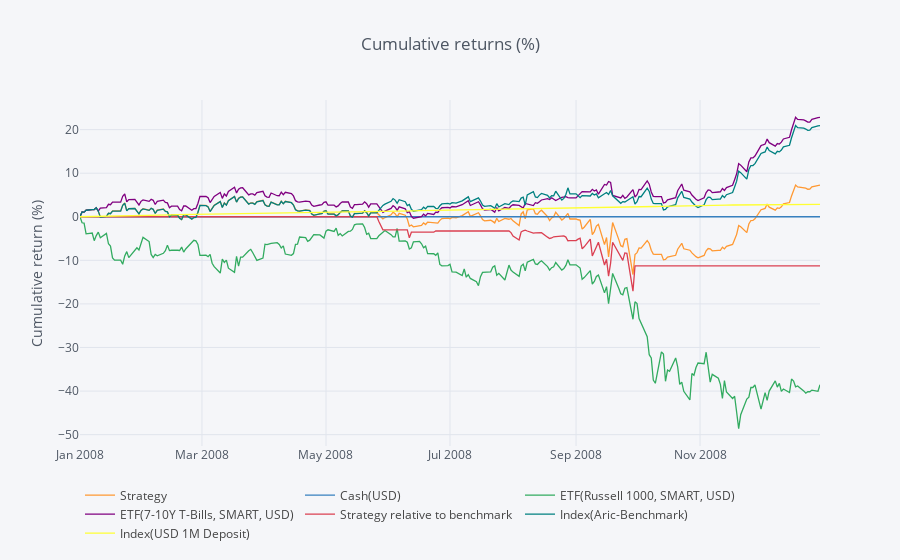
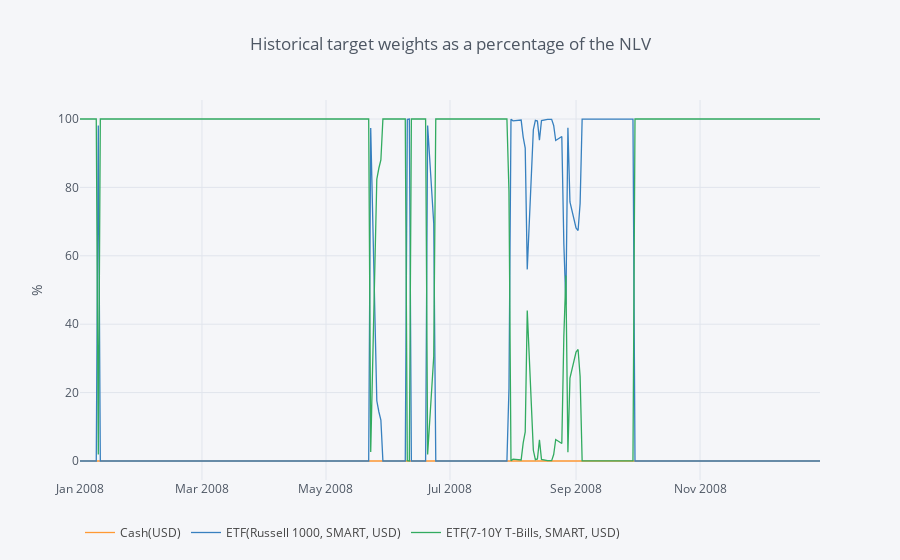
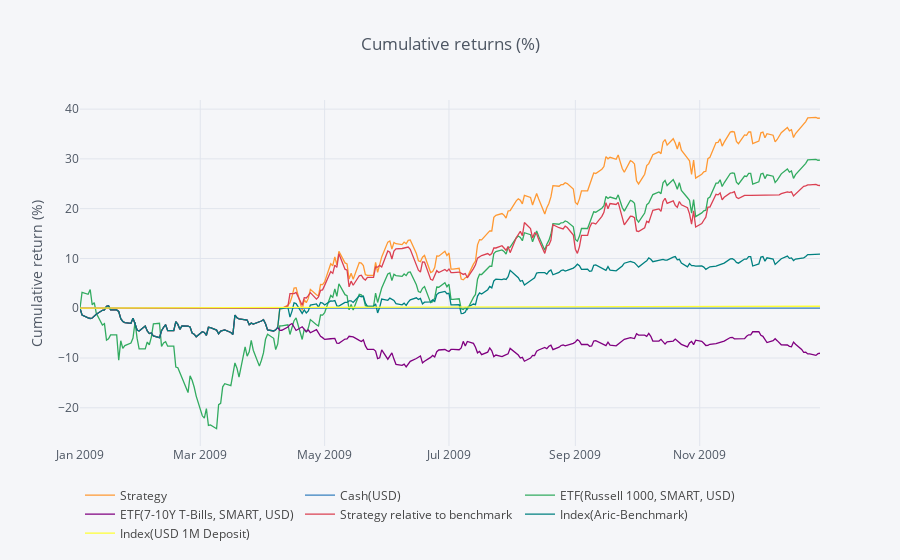
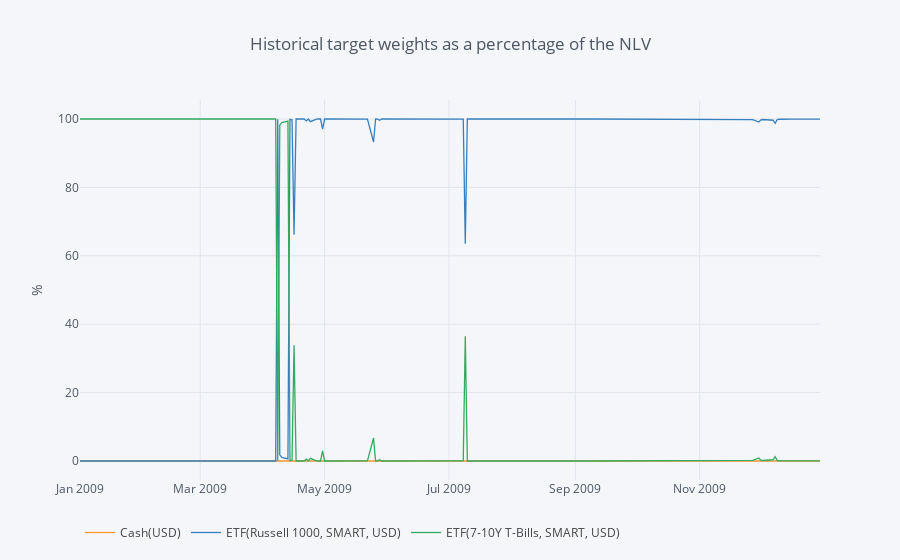

Notebook cell for these charts, in order:
### Code cell
levels = list()
mappings = pd.DataFrame()
mapping_functions = dict()
for year, policy in policies.items():
    print('_______________________________________{}____________________________________________'.format(year))
    
    env_config = env_configs[year]
    env = env_cls(env_config)
    episode = env.sample_episode(
        fold='test-set',
        policy=policy,
    )
    renderer = env.render(
        benchmark=env._load_benchmark().squeeze().loc[str(year)],
        risk_free=env._load_risk_free().squeeze().loc[str(year)],
    )
    renderer.plotly_report()
    renderer.tearsheet()
    
    levels.append(renderer.level.to_frame().pct_change())
    
    
    
    actions = pd.DataFrame(episode.actions, index=episode.time, columns=env.action_space.contracts[1:])
    states = pd.DataFrame(episode.states, index=episode.time)
    target_russell = actions[actions.columns[0]]
    mapping = states[0].to_frame('GAIA Predictor').join(target_russell)
    mappings = mappings.append(mapping)
    
    
    
    this_mapping = dict()
    env.reset()
    for predictor in np.linspace(-0.01, 0.01, 500):
        from trading_gym.registry.gaia.v7.env import EventGAIAPredictor
        from scipy.special import softmax
        event = EventGAIAPredictor(time=datetime.now(), equities=predictor)
        env.add_event(event)
        state = env.state.get_values()

        _, _, info = policy.compute_single_action(state, [])
        logits = info['behaviour_logits']
        action = softmax(logits)
        target_weight_equity = action[0]
        this_mapping[predictor] = target_weight_equity
    mapping_functions[year] = this_mapping

### Figure 1 — Plotly figure (JSON) as saved in the notebook; plotly's stock layout.template omitted (floating-point values rounded to 4 significant figures; data arrays with more than 128 entries replaced by an {"elided": "..."} marker saying what was removed)
{"data": [{"line": {"color": "rgba(255, 153, 51, 1.0)", "dash": "solid", "shape": "linear", "width": 1.3}, "mode": "lines", "name": "Strategy", "text": "", "type": "scatter", "uid": "7d4b85bd-29f5-4fb3-a90e-fbb0fc73a623", "x": {"elided": "261 str values"}, "y": {"elided": "261 float values"}}, {"line": {"color": "rgba(55, 128, 191, 1.0)", "dash": "solid", "shape": "linear", "width": 1.3}, "mode": "lines", "name": "Cash(USD)", "text": "", "type": "scatter", "uid": "06b53310-16af-48b3-8e74-16e58eaf1d49", "x": {"elided": "261 str values"}, "y": {"elided": "261 int values"}}, {"line": {"color": "rgba(50, 171, 96, 1.0)", "dash": "solid", "shape": "linear", "width": 1.3}, "mode": "lines", "name": "ETF(Russell 1000, SMART, USD)", "text": "", "type": "scatter", "uid": "889257a7-a8b1-434b-89c0-01297a3daf20", "x": {"elided": "261 str values"}, "y": {"elided": "261 float values"}}, {"line": {"color": "rgba(128, 0, 128, 1.0)", "dash": "solid", "shape": "linear", "width": 1.3}, "mode": "lines", "name": "ETF(7-10Y T-Bills, SMART, USD)", "text": "", "type": "scatter", "uid": "864ffb7f-880b-4dd5-ae3f-e2b8e4670728", "x": {"elided": "261 str values"}, "y": {"elided": "261 float values"}}, {"line": {"color": "rgba(219, 64, 82, 1.0)", "dash": "solid", "shape": "linear", "width": 1.3}, "mode": "lines", "name": "Strategy relative to benchmark", "text": "", "type": "scatter", "uid": "58beaa44-a400-4a0f-9c6e-358c9721cb41", "x": {"elided": "261 str values"}, "y": {"elided": "261 float values"}}, {"line": {"color": "rgba(0, 128, 128, 1.0)", "dash": "solid", "shape": "linear", "width": 1.3}, "mode": "lines", "name": "Index(Aric-Benchmark)", "text": "", "type": "scatter", "uid": "092fb82a-73c3-4b30-9123-d1ed6f900795", "x": {"elided": "261 str values"}, "y": {"elided": "261 float values"}}, {"line": {"color": "rgba(255, 255, 51, 1.0)", "dash": "solid", "shape": "linear", "width": 1.3}, "mode": "lines", "name": "Index(USD 1M Deposit)", "text": "", "type": "scatter", "uid": "08464f33-28e3-43b5-b1b8-3c919cf66c17", "x": {"elided": "261 str values"}, "y": {"elided": "261 float values"}}], "layout": {"legend": {"orientation": "h"}, "paper_bgcolor": "#F5F6F9", "plot_bgcolor": "#F5F6F9", "showlegend": true, "title": {"font": {"color": "#4D5663"}, "text": "Cumulative returns (%)"}, "xaxis": {"gridcolor": "#E1E5ED", "showgrid": true, "tickfont": {"color": "#4D5663"}, "title": {"font": {"color": "#4D5663"}, "text": ""}, "zerolinecolor": "#E1E5ED"}, "yaxis": {"gridcolor": "#E1E5ED", "showgrid": true, "tickfont": {"color": "#4D5663"}, "title": {"font": {"color": "#4D5663"}, "text": "Cumulative return (%)"}, "zerolinecolor": "#E1E5ED"}}}

### Figure 2 — Plotly figure (JSON) as saved in the notebook; plotly's stock layout.template omitted (floating-point values rounded to 4 significant figures; data arrays with more than 128 entries replaced by an {"elided": "..."} marker saying what was removed)
{"data": [{"line": {"color": "rgba(255, 153, 51, 1.0)", "dash": "solid", "shape": "linear", "width": 1.3}, "mode": "lines", "name": "Cash(USD)", "text": "", "type": "scatter", "uid": "2f2bbf68-ccbf-4fba-a5bf-d050c5fdfea5", "x": {"elided": "261 str values"}, "y": {"elided": "261 int values"}}, {"line": {"color": "rgba(55, 128, 191, 1.0)", "dash": "solid", "shape": "linear", "width": 1.3}, "mode": "lines", "name": "ETF(Russell 1000, SMART, USD)", "text": "", "type": "scatter", "uid": "703e95ac-f4a4-4d0f-b4ee-29180f1734ea", "x": {"elided": "261 str values"}, "y": {"elided": "261 float values"}}, {"line": {"color": "rgba(50, 171, 96, 1.0)", "dash": "solid", "shape": "linear", "width": 1.3}, "mode": "lines", "name": "ETF(7-10Y T-Bills, SMART, USD)", "text": "", "type": "scatter", "uid": "a71c7924-bb95-4c27-b4a6-a755712bfc11", "x": {"elided": "261 str values"}, "y": {"elided": "261 float values"}}], "layout": {"legend": {"orientation": "h"}, "paper_bgcolor": "#F5F6F9", "plot_bgcolor": "#F5F6F9", "showlegend": true, "title": {"font": {"color": "#4D5663"}, "text": "Historical target weights as a percentage of the NLV"}, "xaxis": {"gridcolor": "#E1E5ED", "showgrid": true, "tickfont": {"color": "#4D5663"}, "title": {"font": {"color": "#4D5663"}, "text": ""}, "zerolinecolor": "#E1E5ED"}, "yaxis": {"gridcolor": "#E1E5ED", "showgrid": true, "tickfont": {"color": "#4D5663"}, "title": {"font": {"color": "#4D5663"}, "text": "%"}, "zerolinecolor": "#E1E5ED"}}}

### Figure 3 — Plotly figure (JSON) as saved in the notebook; plotly's stock layout.template omitted (floating-point values rounded to 4 significant figures; data arrays with more than 128 entries replaced by an {"elided": "..."} marker saying what was removed)
{"data": [{"line": {"color": "rgba(255, 153, 51, 1.0)", "dash": "solid", "shape": "linear", "width": 1.3}, "mode": "lines", "name": "Strategy", "text": "", "type": "scatter", "uid": "1b3711fb-8c3c-443e-9f73-e31f456be7e1", "x": {"elided": "260 str values"}, "y": {"elided": "260 float values"}}, {"line": {"color": "rgba(55, 128, 191, 1.0)", "dash": "solid", "shape": "linear", "width": 1.3}, "mode": "lines", "name": "Cash(USD)", "text": "", "type": "scatter", "uid": "b71d8110-9976-41fc-a47c-2cf74963fb4e", "x": {"elided": "260 str values"}, "y": {"elided": "260 int values"}}, {"line": {"color": "rgba(50, 171, 96, 1.0)", "dash": "solid", "shape": "linear", "width": 1.3}, "mode": "lines", "name": "ETF(Russell 1000, SMART, USD)", "text": "", "type": "scatter", "uid": "a5c0448b-e457-471b-ac2b-f8d5051fb0df", "x": {"elided": "260 str values"}, "y": {"elided": "260 float values"}}, {"line": {"color": "rgba(128, 0, 128, 1.0)", "dash": "solid", "shape": "linear", "width": 1.3}, "mode": "lines", "name": "ETF(7-10Y T-Bills, SMART, USD)", "text": "", "type": "scatter", "uid": "12523c23-34b0-43f0-b90c-1ac896490787", "x": {"elided": "260 str values"}, "y": {"elided": "260 float values"}}, {"line": {"color": "rgba(219, 64, 82, 1.0)", "dash": "solid", "shape": "linear", "width": 1.3}, "mode": "lines", "name": "Strategy relative to benchmark", "text": "", "type": "scatter", "uid": "5b5a7c1e-7eca-4735-9753-7d94ea5da99a", "x": {"elided": "260 str values"}, "y": {"elided": "260 float values"}}, {"line": {"color": "rgba(0, 128, 128, 1.0)", "dash": "solid", "shape": "linear", "width": 1.3}, "mode": "lines", "name": "Index(Aric-Benchmark)", "text": "", "type": "scatter", "uid": "8ee27a5f-4bde-47c0-9d32-e9714471a4b9", "x": {"elided": "260 str values"}, "y": {"elided": "260 float values"}}, {"line": {"color": "rgba(255, 255, 51, 1.0)", "dash": "solid", "shape": "linear", "width": 1.3}, "mode": "lines", "name": "Index(USD 1M Deposit)", "text": "", "type": "scatter", "uid": "9932e3eb-f1b9-4e95-9345-4ef59abcc65e", "x": {"elided": "260 str values"}, "y": {"elided": "260 float values"}}], "layout": {"legend": {"orientation": "h"}, "paper_bgcolor": "#F5F6F9", "plot_bgcolor": "#F5F6F9", "showlegend": true, "title": {"font": {"color": "#4D5663"}, "text": "Cumulative returns (%)"}, "xaxis": {"gridcolor": "#E1E5ED", "showgrid": true, "tickfont": {"color": "#4D5663"}, "title": {"font": {"color": "#4D5663"}, "text": ""}, "zerolinecolor": "#E1E5ED"}, "yaxis": {"gridcolor": "#E1E5ED", "showgrid": true, "tickfont": {"color": "#4D5663"}, "title": {"font": {"color": "#4D5663"}, "text": "Cumulative return (%)"}, "zerolinecolor": "#E1E5ED"}}}

### Figure 4 — Plotly figure (JSON) as saved in the notebook; plotly's stock layout.template omitted (floating-point values rounded to 4 significant figures; data arrays with more than 128 entries replaced by an {"elided": "..."} marker saying what was removed)
{"data": [{"line": {"color": "rgba(255, 153, 51, 1.0)", "dash": "solid", "shape": "linear", "width": 1.3}, "mode": "lines", "name": "Cash(USD)", "text": "", "type": "scatter", "uid": "6fcee60d-5265-49f4-ac77-33727561e60f", "x": {"elided": "260 str values"}, "y": {"elided": "260 int values"}}, {"line": {"color": "rgba(55, 128, 191, 1.0)", "dash": "solid", "shape": "linear", "width": 1.3}, "mode": "lines", "name": "ETF(Russell 1000, SMART, USD)", "text": "", "type": "scatter", "uid": "22e40579-ba64-4533-a2de-164195f25d6e", "x": {"elided": "260 str values"}, "y": {"elided": "260 float values"}}, {"line": {"color": "rgba(50, 171, 96, 1.0)", "dash": "solid", "shape": "linear", "width": 1.3}, "mode": "lines", "name": "ETF(7-10Y T-Bills, SMART, USD)", "text": "", "type": "scatter", "uid": "85a7acde-a08a-41dd-a32b-5a2b0eb9b219", "x": {"elided": "260 str values"}, "y": {"elided": "260 float values"}}], "layout": {"legend": {"orientation": "h"}, "paper_bgcolor": "#F5F6F9", "plot_bgcolor": "#F5F6F9", "showlegend": true, "title": {"font": {"color": "#4D5663"}, "text": "Historical target weights as a percentage of the NLV"}, "xaxis": {"gridcolor": "#E1E5ED", "showgrid": true, "tickfont": {"color": "#4D5663"}, "title": {"font": {"color": "#4D5663"}, "text": ""}, "zerolinecolor": "#E1E5ED"}, "yaxis": {"gridcolor": "#E1E5ED", "showgrid": true, "tickfont": {"color": "#4D5663"}, "title": {"font": {"color": "#4D5663"}, "text": "%"}, "zerolinecolor": "#E1E5ED"}}}
